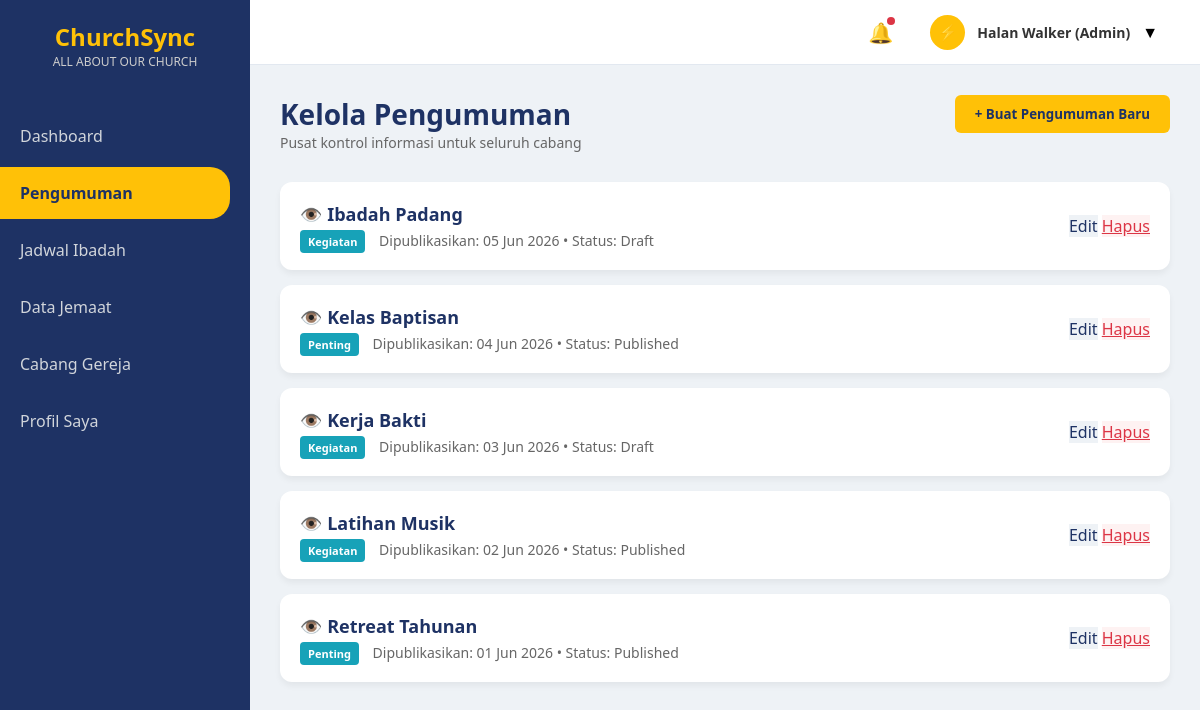
Before: /admin/pengumuman_admin.php (signed in) with the older database file.
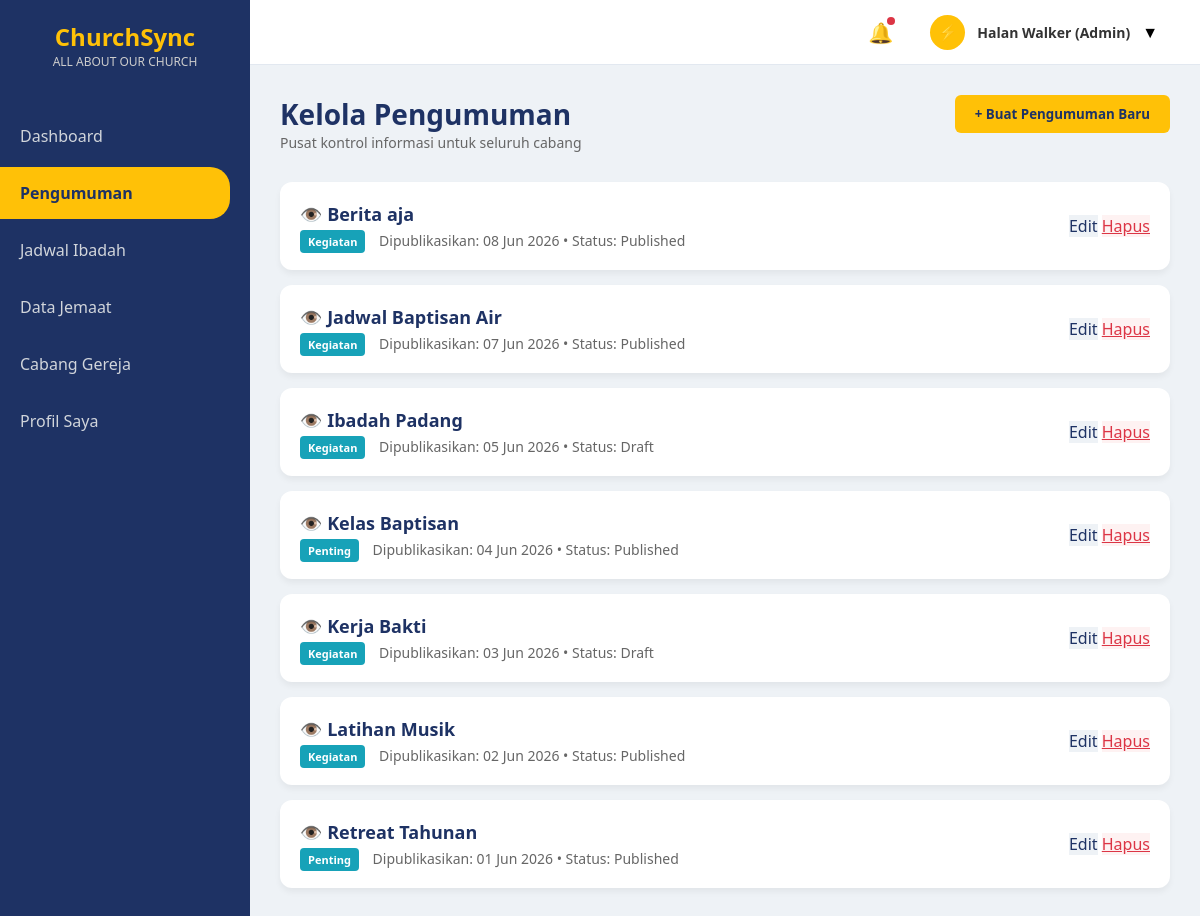
After: the same page with the newer database file.
### tables this page shows
CREATE TABLE `pengumuman` (
  `id_pengumuman` int(20) NOT NULL AUTO_INCREMENT,
  `judul_pengumuman` varchar(255) NOT NULL,
  `isi_pengumuman` text NOT NULL,
  `tanggal_publikasi` date NOT NULL,
  `status_publikasi` enum('Draft','Published') NOT NULL,
  `kategori_pengumuman` varchar(50) NOT NULL,
  `gambar_pendukung` varchar(255) NOT NULL,
  PRIMARY KEY (`id_pengumuman`)
);

### admin/pengumuman_admin.php (the view, shortened to what this page needs)
<?php
include '../koneksi.php';
$query_pengumuman = mysqli_query($conn, "SELECT * FROM pengumuman ORDER BY tanggal_publikasi DESC");
?>
<!DOCTYPE html>
<html lang="id">
<head>
    <link rel="stylesheet" href="../style.css">
</head>
<body>
    <div class="sidebar">
        <div class="sidebar-logo">ChurchSync<span>ALL ABOUT OUR CHURCH</span></div>
        <nav>
            <a href="dashboard_admin.php" class="nav-link">Dashboard</a>
            <a href="pengumuman_admin.php" class="nav-link active">Pengumuman</a>
            <a href="jadwal_admin_up.php" class="nav-link">Jadwal Ibadah</a>
            <a href="data_jemaat_admin.php" class="nav-link">Data Jemaat</a>
            <a href="cabang_admin.php" class="nav-link">Cabang Gereja</a>
            <a href="profil_admin.php" class="nav-link">Profil Saya</a>
        </nav>
    </div>
    <div class="content-wrapper">
        <div class="top-navbar">
            <div class="navbar-right">
                <div class="noti-icon">🔔<span class="noti-badge"></span></div>
                <div class="user-profile-dropdown">
                    <div class="nav-avatar">⚡</div>
                    <div class="nav-user-name"><?= $_SESSION['nama_lengkap']; ?> (Admin)</div>▼
                </div>
            </div>
        </div>
        <div class="main-content">
            <div class="header-toolbar">
                <div class="page-title">
                    <h2>Kelola Pengumuman</h2>
                    <p>Pusat kontrol informasi untuk seluruh cabang</p>
                </div>
                <button class="btn-add" onclick="document.getElementById('modalTambah').style.display='flex'">+ Buat
                    Pengumuman Baru</button>
            </div>
            <?php
            if (mysqli_num_rows($query_pengumuman) == 0) {
                echo "<p style='text-align:center; color:#666;'>Belum ada data pengumuman.</p>";
            } else {
                while ($row = mysqli_fetch_assoc($query_pengumuman)) :
            ?>
                    <div class="list-card">
                        <div class="list-info">
                            <h4 onclick="bukaModalView('<?= addslashes($row['judul_pengumuman']); ?>', '<?= $row['kategori_pengumuman']; ?>', '<?= date('d M Y', strtotime($row['tanggal_publikasi'])); ?>', '<?= addslashes(str_replace(array("\r", "\n"), '<br>', $row['isi_pengumuman'])); ?>', '<?= $row['gambar_pendukung']; ?>')" style="cursor: pointer; hover: underline;">
                                👁️ <?= $row['judul_pengumuman']; ?>
                            </h4>
                            <p>
                                <span class="badge-kategori"><?= $row['kategori_pengumuman']; ?></span>
                                Dipublikasikan: <?= date('d M Y', strtotime($row['tanggal_publikasi'])); ?> • Status: <?= $row['status_publikasi']; ?>
                            </p>
                        </div>
                        <div class="action-btns">
                            <a href="pengumuman_admin.php?edit_id=<?= $row['id_pengumuman']; ?>" class="btn-edit" style="text-decoration: none; display: inline-block;">Edit</a>
                            <a href="hapus_pengumuman.php?id=<?= $row['id_pengumuman']; ?>" class="btn-delete" onclick="return confirm('Yakin mau hapus pengumuman ini?');">Hapus</a>
                        </div>
                    </div>
            <?php
                endwhile;
            }
            ?>
        </div>
    </div>
</body>
</html>

### style.css (style rules this page uses)
:root { --primary-blue: #1e3264; --primary-yellow: #ffc107; --bg-light: #eef2f6; --card-bg: #ffffff; --text-dark: #333; --text-gray: #666; --tag-important: #dc3545; --tag-activity: #17a2b8; --tag-worship: #28a745; }
* { margin: 0; padding: 0; box-sizing: border-box; font-family: 'Segoe UI', Tahoma, Geneva, Verdana, sans-serif; }
body { display: flex; background-color: var(--bg-light); height: 100vh; }
.sidebar { width: 250px; background-color: var(--primary-blue); color: white; display: flex; flex-direction: column; padding: 20px 0; }
.sidebar-logo { text-align: center; font-size: 24px; font-weight: bold; color: var(--primary-yellow); margin-bottom: 40px; }
.sidebar-logo span { display: block; font-size: 12px; color: #ccc; font-weight: normal; }
.nav-link { padding: 15px 20px; color: #d1d5db; text-decoration: none; display: block; transition: 0.3s; margin-bottom: 5px; }
.nav-link:hover, .nav-link.active { background-color: var(--primary-yellow); color: var(--primary-blue); font-weight: bold; border-radius: 0 20px 20px 0; margin-right: 20px; }
.main-content { flex: 1; padding: 30px; overflow-y: auto; }
.content-wrapper { flex: 1; display: flex; flex-direction: column; height: 100vh; overflow: hidden; }
.top-navbar { height: 65px; background-color: #ffffff; display: flex; justify-content: flex-end; align-items: center; padding: 0 30px; border-bottom: 1px solid #e2e8f0; flex-shrink: 0; }
.navbar-right { display: flex; align-items: center; gap: 25px; }
.noti-icon { font-size: 20px; cursor: pointer; position: relative; user-select: none; }
.noti-badge { position: absolute; top: -2px; right: -2px; width: 8px; height: 8px; background-color: #dc3545; border-radius: 50%; }
.user-profile-dropdown { position: relative; display: flex; align-items: center; gap: 12px; cursor: pointer; padding: 6px 12px; border-radius: 8px; transition: 0.3s; user-select: none; }
.nav-avatar { width: 35px; height: 35px; background-color: var(--primary-yellow); border-radius: 50%; display: flex; align-items: center; justify-content: center; font-size: 16px; }
.nav-user-name { font-size: 14px; font-weight: 600; color: var(--text-dark); }

### admin/pengumuman_admin.php (style rules this page uses)
.header-toolbar { display: flex; justify-content: space-between; align-items: flex-start; margin-bottom: 30px; }
.page-title h2 { color: var(--primary-blue); font-size: 28px; }
.page-title p { color: var(--text-gray); font-size: 14px; }
.btn-add { background-color: var(--primary-yellow); color: var(--primary-blue); border: none; padding: 10px 20px; border-radius: 6px; font-weight: bold; cursor: pointer; }
.list-card { background: white; border-radius: 12px; padding: 20px; box-shadow: 0 4px 6px rgba(0, 0, 0, 0.05); margin-bottom: 15px; display: flex; justify-content: space-between; align-items: center; }
.list-info h4 { color: var(--primary-blue); margin-bottom: 5px; font-size: 18px; }
.list-info p { color: var(--text-gray); font-size: 14px; }
.badge-kategori { padding: 4px 8px; border-radius: 4px; font-size: 11px; font-weight: bold; color: white; margin-right: 10px; background-color: #17a2b8; }
.btn-edit { background-color: #eef2f6; color: var(--primary-blue); }
.btn-delete { background-color: #fef2f2; color: #dc3545; }

Changed rows visible on the page:
added pengumuman: judul_pengumuman "Berita aja", kategori_pengumuman "Kegiatan", tanggal_publikasi "08 Jun 2026", status_publikasi "Published"
added pengumuman: judul_pengumuman "Jadwal Baptisan Air", kategori_pengumuman "Kegiatan", tanggal_publikasi "07 Jun 2026", status_publikasi "Published"
